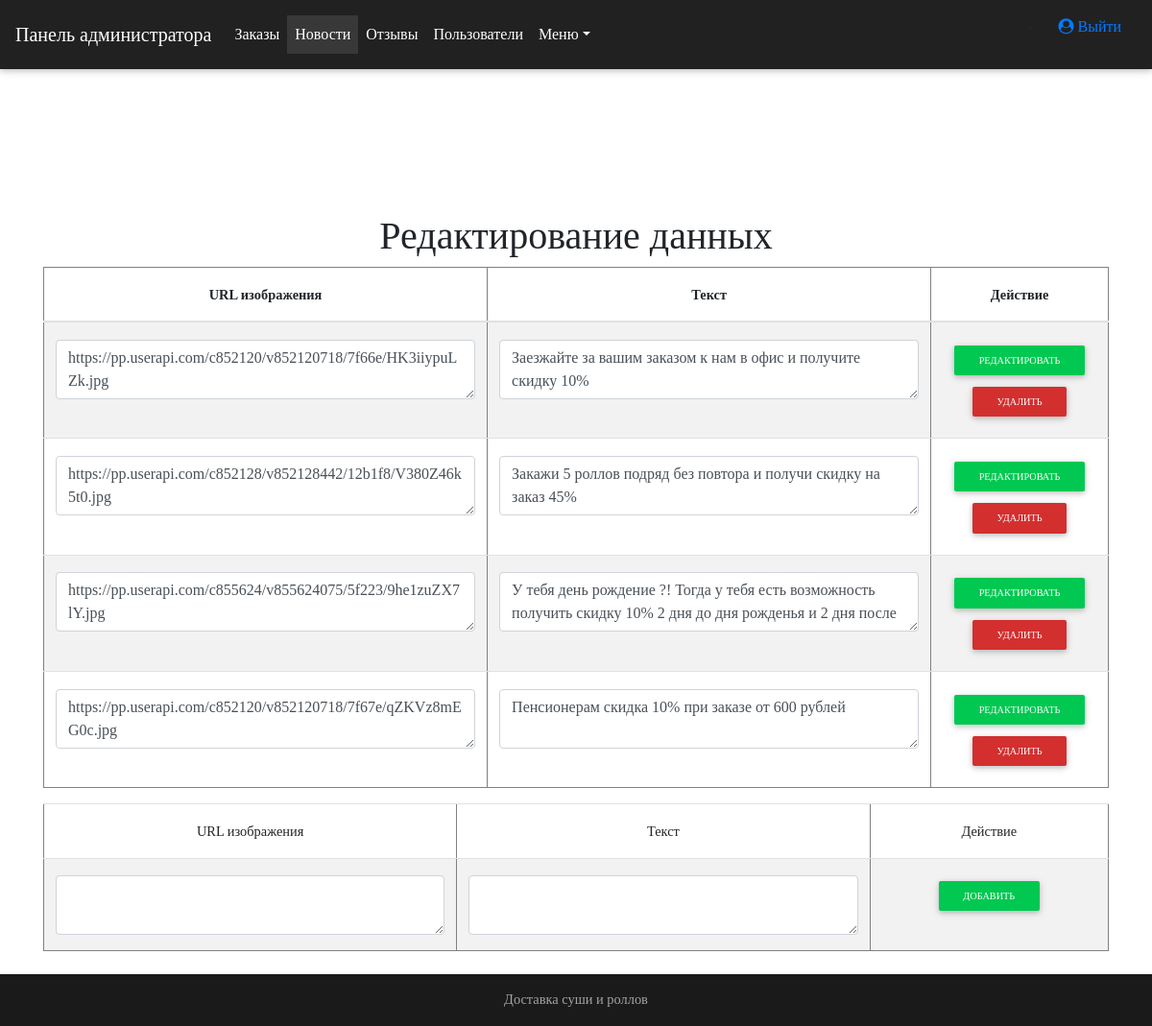
Screenshot of /newsAdmin.php with the database file from the repository.
### tables this page shows
CREATE TABLE `news` (
  `id` int(11) NOT NULL,
  `text` text,
  `photo` text,
  `date` timestamp NULL DEFAULT NULL
);

### newsAdmin.php (the view, shortened to what this page needs)
<!DOCTYPE html>
<html lang="en">
<head>
  <link href="css/style.css" rel="stylesheet">
  <link href="https://maxcdn.bootstrapcdn.com/font-awesome/4.2.0/css/font-awesome.min.css" rel="stylesheet">
  <link href="css/bootstrap.min.css" rel="stylesheet">
  <link href="css/mdb.min.css" rel="stylesheet">
  <link href="css/style.css" rel="stylesheet">
</head>
<body>
	<nav class="navbar navbar-expand-md navbar-dark bg-dark">
      <a class="navbar-brand" href="#">Панель администратора </a>
      <div class="navbar-collapse collapse show" id="navbarsExample04" style="">
        <ul class="navbar-nav mr-auto">
          <li class="nav-item ">
            <a class="nav-link" href="indexAdmin.php">Заказы <span class="sr-only">(current)</span></a>
          </li>
          <li class="nav-item active">
            <a class="nav-link" href="newsAdmin.php">Новости</a>
          </li>
          <li class="nav-item ">
            <a class="nav-link " href="otzivAdmin.php">Отзывы</a>
          </li>
          <li class="nav-item">
            <a class="nav-link" href="userAdmin.php">Пользователи</a>
          </li>
          <li class="nav-item dropdown">
            <a class="nav-link dropdown-toggle" href="http://example.com" id="dropdown04" data-toggle="dropdown" aria-haspopup="true" aria-expanded="false">Меню</a>
          </li>
        </ul>
        <ul class="ml-auto">
          <li class="nav-item ">
            <a href="avt.php" class="nav-link waves-effect">
             <i class="fa fa-user-circle" aria-hidden="true"></i>
              <span class="clearfix d-none d-sm-inline-block">Выйти</span>
            </a>
          </li>
        </ul>
      </div>
    </nav>
	<main >
		<div class="container ">
			<div class="tableadmin text-center">
				<h1>
      <strong>Редактирование данных </strong>
      			</h1>
      <table class="table table-striped table-inverse" border='1'>
      	 <thead class="thead-inverse">
  <tr>
    <th><strong>URL изображения</strong></th>
    <th><strong>Текст</strong></th>
	<th><strong>Действие</strong></th>
  </tr>
</thead>
<tbody>
  <?php
$product=mysql_query("SELECT * FROM `news`") or die("ERROR!");
 if(mysql_num_rows($product)!=0){
      while($prod_arr=mysql_fetch_array($product)){
      echo "
<form method='POST'>
      <tr>
      <td class='col-md-5'> <textarea class='form-control'  name='photo'>".$prod_arr['photo']." </textarea></td>
      <td class='col-md-5'> <textarea class='form-control'  name='text'>".$prod_arr['text']." </textarea></td>
      <td ><button class = 'btn btn-success btn-sm'  name='red_id' value='".$prod_arr['id']."' type='submit'>Редактировать</button>
	  <button class = 'btn btn-red btn-sm ' name='del_id' value='".$prod_arr['id']."' type='submit'>Удалить</button>
	  </td>
      </tr>
      </form>";
    }}
  ?>
  </tbody>
</table>
<form action='#' method="post">
      <table class="table table-striped table-inverse" border='1'>
         <thead class="thead-inverse">
  <tr>
    <td><strong>URL изображения</strong></td>
    <td><strong>Текст</strong></td>
    <td><strong>Действие</strong></td>
  </tr>
</thead>
<tbody>
<tr>
    <td><textarea class="form-control" id="url" name ="url"></textarea></td>
    <td><textarea class="form-control" id="text" name ="text"></textarea></td>
    <td>
       <button class = 'btn btn-success btn-sm' onclick="send()"  type='submit'>Добавить</button>
    </td>
</tr>
  </tbody>
  </table>
</form>
           </div>
		</div>
	</main>
	<footer class="bg-dark page-footer text-center font-small mt-4 wow fadeIn">
		<div class="footer-copyright py-3 ">
			Доставка суши и роллов
		</div>
	</footer>
</body>
</html>

### css/style.css (style rules this page uses)
* { font-family: Palatino Linotype; }
html, body, .view { height: 100%; }
.page-footer { background-color:#929FBA; }
.tableadmin { margin-top: 150px; }
body { font-family: serif; }
html, body, header, .carousel { height: 50vh; }

### rows the page displays
news: photo "https://pp.userapi.com/c852120/v852120718/7f66e/HK3iiypuLZk.jpg", text "Заезжайте за вашим заказом к нам в офис и получите скидку 10%", $prod_arr['id'] 1 (drawn)
news: photo "https://pp.userapi.com/c852128/v852128442/12b1f8/V380Z46k5t0.jpg", text "Закажи 5 роллов подряд без повтора и получи скидку на заказ 45%", $prod_arr['id'] 2 (drawn)
news: photo "https://pp.userapi.com/c855624/v855624075/5f223/9he1zuZX7lY.jpg", text "У тебя день рождение ?! Тогда у тебя есть возможность получить скидку 10% 2 дня до дня рожденья и 2 дня после", $prod_arr['id'] 3 (drawn)
news: photo "https://pp.userapi.com/c852120/v852120718/7f67e/qZKVz8mEG0c.jpg", text "Пенсионерам скидка 10% при заказе от 600 рублей", $prod_arr['id'] 4 (drawn)
